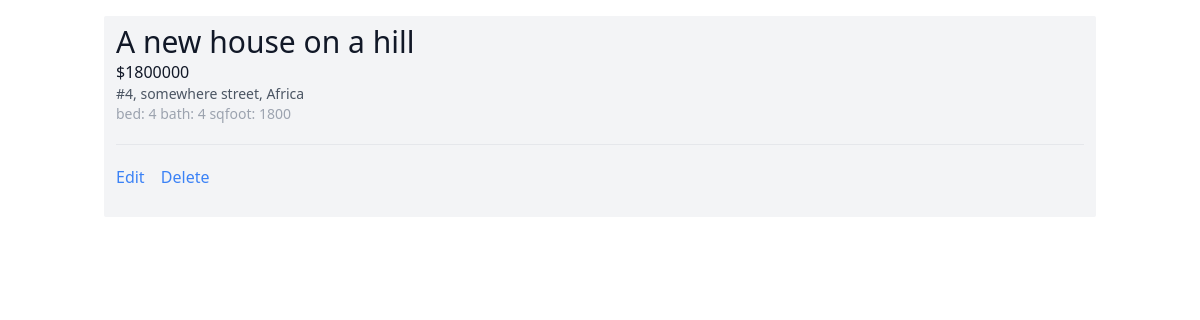
Screenshot of /listings/3/ (signed in) with the database file from the repository.
### listings/models.py (models this page shows, shortened)
class Listing(models.Model):
    title = models.CharField(max_length=150)
    price = models.IntegerField()
    num_bedrooms = models.IntegerField()
    num_bathrooms = models.IntegerField()
    square_footage = models.IntegerField()
    address = models.CharField(max_length=100)
    image = models.ImageField()

### listings/views.py (the view)
# urls.py: path('listings/<pk>/', listing_retrieve),
def listing_retrieve(request, pk):
    listing = Listing.objects.get(id=pk)
    context = {
        "listing": listing
    }
    return render(request, "listing.html", context)

### templates/listing.html
{% extends "base.html" %}
{% block content %}
<div class="px-3 py-2 bg-gray-100 rounded-sm">
    <h3 class="text-3xl text-gray-900">{{ listing.title }}</h3>
    <p class="text-gray-900">${{ listing.price }}</p>
    <p class="text-gray-600 text-sm">{{ listing.address }}</p>
    <p class="text-gray-400 text-sm">
        bed: {{ listing.num_bedrooms }}
        bath: {{ listing.num_bathrooms }}
        sqfoot: {{ listing.square_footage }}
    </p >
    {% if request.user.is_staff %}
    <div class="mt-5 py-5 border-t border-gray-200">
        <a href="/listings/{{ listing.id }}/edit/" class="text-blue-500">
            Edit
        </a>
        <a href="/listings/{{ listing.id }}/delete/" class="text-blue-500 ml-3">
            Delete
        </a>
    </div>
    {% endif %}
</div>
{% endblock content %}

### rows the page displays
Listing: title "A new house on a hill", price "1800000", address "#4, somewhere street, Africa", num_bedrooms "4", num_bathrooms "4", square_footage "1800"
